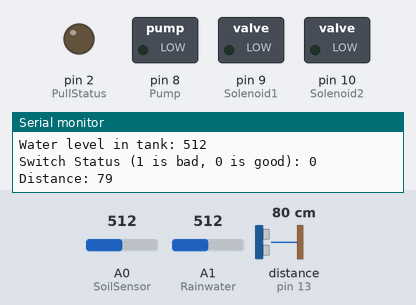
The sketch below on a simulated Arduino Uno, built with avr-gcc and run on an emulated ATmega328P. Shown: switched loads named in the sketch (green lamp = pin HIGH), output pins drawn as LEDs (lit = HIGH), the last lines printed to the serial monitor. Wiring (inferred from the names in the program): ultrasonic range finder: trigger pin 12; echo pin 13. The inputs (shaded band) are chosen by the test bench; at power-on: A0 (SoilSensor) = 512, A1 (Rainwater) = 512, distance to the obstacle (sensor on pin 13) 80 cm. The echo pulse lasts 58.3 µs per cm; pins used as bus, display or sensor lines are not drawn.

Above: at 0.1 s.
At 0.6 s:
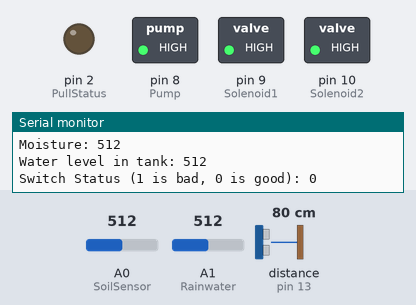
Timing chart, 0 to 2.1 s (numbered marks = the images above):
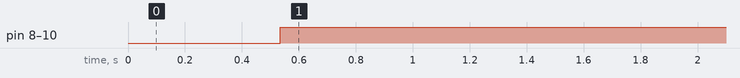

Measured:
- by itself, pin 8 (Pump), pin 9 (Solenoid1), pin 10 (Solenoid2): LOW → HIGH at 0.53 s

The sketch:

Testing.ino
```cpp
// Sensors
#define SoilSensor A0
#define Rainwater A1

// Pumps and solenoid pins
#define Pump 8
#define Solenoid1 9
#define Solenoid2 10
#define PullStatus 2

// Manual shutoff pins
#define Switch 1

int SwitchStatus = 0;


// distanse sensor
const int trigPin = 12;
const int echoPin = 13;


void setup() {
  Serial.begin(9600);

  pinMode(Pump, OUTPUT);
  pinMode(Solenoid1, OUTPUT);
  pinMode(Solenoid2, OUTPUT);
  pinMode(PullStatus, OUTPUT);

  // Setting up soil sensors as inputs
  pinMode(SoilSensor, INPUT);
  pinMode(Rainwater, INPUT);

  // Manual shutoff pins
  pinMode(Switch, INPUT);

  //input
  pinMode(trigPin, OUTPUT);
	pinMode(echoPin, INPUT);


}

void loop() {
  // put your main code here, to run repeatedly:

  //soil sensor read
  int Moisture = analogRead(SoilSensor);
  Serial.println("\n");
  Serial.print("Moisture: ");
  Serial.println(Moisture);

  //water level in tank
  int Rainwater_Status = analogRead(Rainwater); // Read the analog value from the rainwater sensor
  Serial.print("Water level in tank: ");
  Serial.println(Rainwater_Status);


  //switch
  Serial.print("Switch Status (1 is bad, 0 is good): ");
  Serial.println(SwitchStatus);


  //sesnor
  digitalWrite(trigPin, LOW);
	delayMicroseconds(2);
	digitalWrite(trigPin, HIGH);
	delayMicroseconds(10);
	digitalWrite(trigPin, LOW);

  int duration = pulseIn(echoPin, HIGH);
  int distance = (duration*.0343)/2;

  Serial.print("Distance: ");
	Serial.println(distance);
	delay(500);

  //all one

  digitalWrite(Pump, HIGH);
  digitalWrite(Solenoid1, HIGH);
  digitalWrite(Solenoid2, HIGH);


}
```
